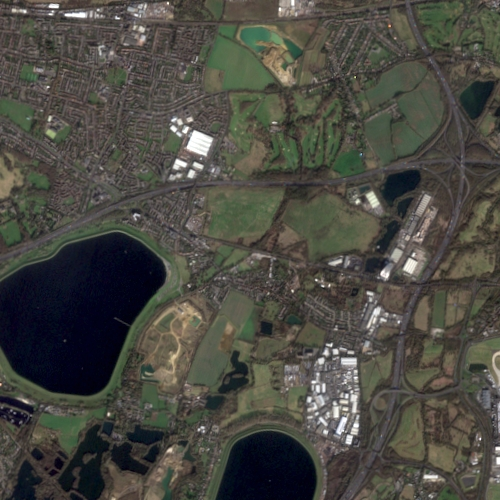
#> input picture src/module_name/images/map.jpg, 500 x 500 px
$ python t_sharpen.py
#> lines starting #> are read from the running program, lines starting #| are printed output that depends on the picture; after the words box and inside, x2 and y2 are one past the last pixel; in counts of white or black regions, pixels touching at a corner belong together
import cv2
import numpy as np


def lidar_pan_sharpen(lidar_path, rgb_path):
    # Load RGB and LiDAR images
#> called with lidar_path = 'images/image_converted.jpg', rgb_path = 'images/map.jpg'
    image_rgb = cv2.imread(rgb_path)
#> image_rgb is the input picture: shape (500, 500, 3); mean B, G, R 66.6, 73.8, 74.6
    image_lidar = cv2.imread(lidar_path, cv2.IMREAD_GRAYSCALE)  # LiDAR intensity or depth
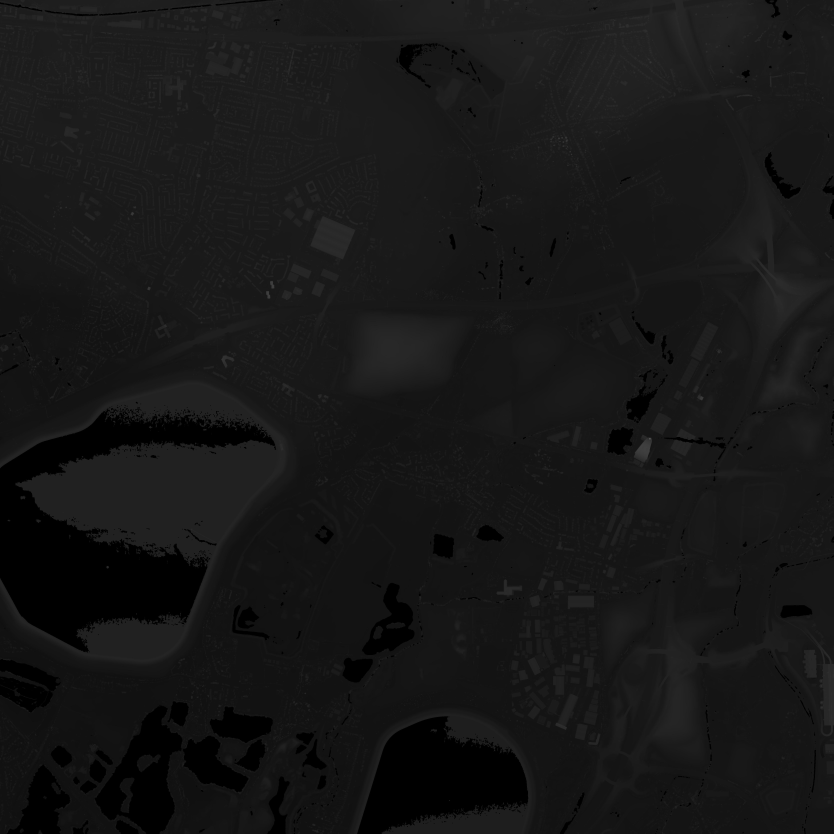
#> input picture src/module_name/images/image_converted.jpg, 5000 x 5000 px (shown at 1/6 size)
#> image_lidar is the input picture: shape (5000, 5000); min 0, max 98, mean 22.6

    image_rgb = cv2.resize(image_rgb, (image_lidar.shape[1], image_lidar.shape[0]), interpolation=cv2.INTER_LINEAR)
#> image_rgb: shape (5000, 5000, 3)

    # Convert RGB to YUV color space
    dark_source = image_rgb
    dark_source_yuv = cv2.cvtColor(dark_source, cv2.COLOR_BGR2YUV)
#> dark_source_yuv: shape (5000, 5000, 3); mean of channels 0, 1, 2 73.1, 124.9, 129.2
    dark_y = dark_source_yuv[:, :, 0]
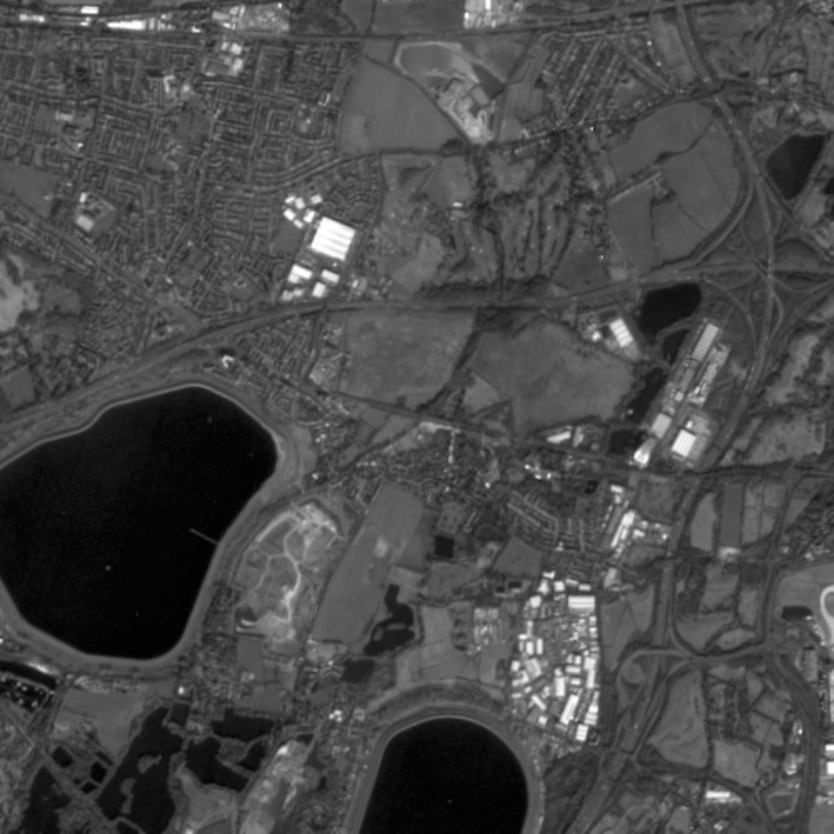
#> dark_y: shape (5000, 5000) (shown at 1/6 size); min 1, max 255, mean 73.1

    # Percentile thresholds for darkest and lightest pixels
    percentile_dark = 10
    percentile_light = 90  # Top 30% lightest pixels

    threshold_dark = np.percentile(dark_y, percentile_dark)
#> threshold_dark = 20
    threshold_light = np.percentile(dark_y, percentile_light)
#> threshold_light = 102

    # Create masks for dark and light pixels
    dark_mask = dark_y <= threshold_dark
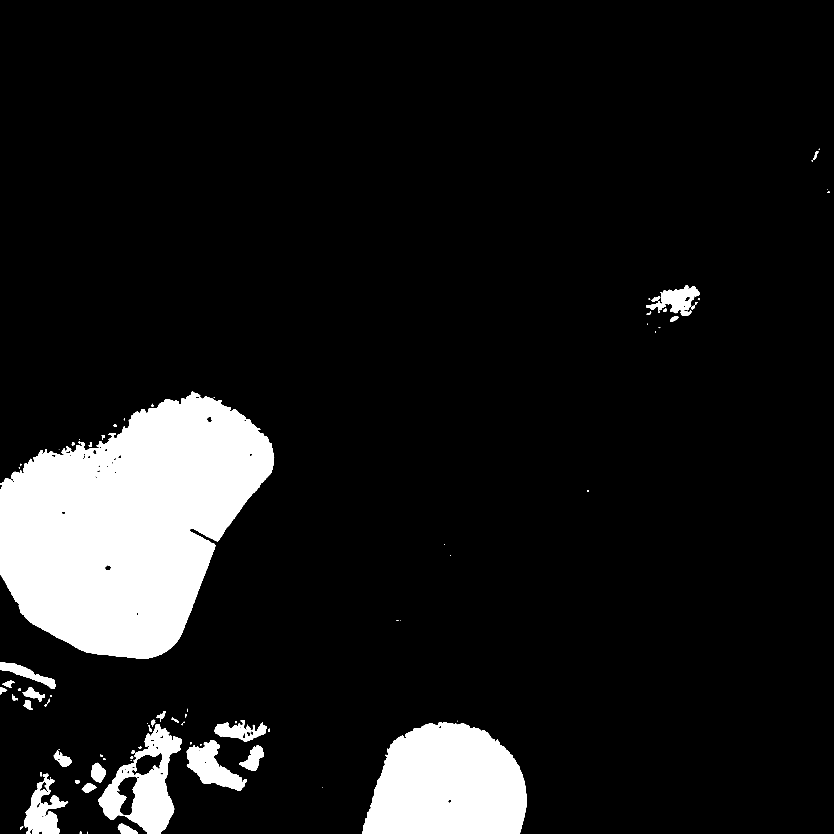
#> dark_mask: shape (5000, 5000) bool (shown at 1/6 size); 10.3% white; 101 white regions (25 under 20 px), largest, box (x1, y1, x2, y2) and area: (0, 2348, 1645, 3951) 1710349, (2172, 4334, 3159, 5000) 519979, (590, 4347, 1091, 5000) 134278
    light_mask = dark_y >= threshold_light
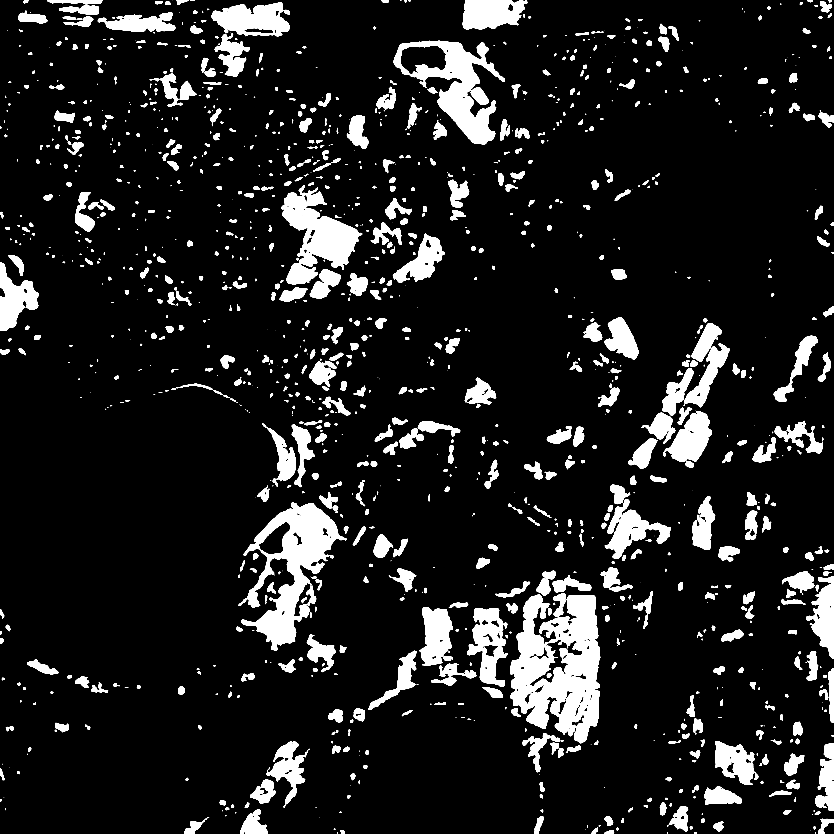
#> light_mask: shape (5000, 5000) bool (shown at 1/6 size); 10.6% white; 1420 white regions (272 under 20 px), largest, box (x1, y1, x2, y2) and area: (3060, 3568, 3601, 4460) 296073, (1449, 3012, 2080, 3904) 197005, (2362, 245, 3028, 869) 137988

    # Convert RGB to YUV color space for enhancement
    image_yuv = cv2.cvtColor(image_rgb, cv2.COLOR_BGR2YUV)

    # Extract Y (luminance) channel
    y_channel = image_yuv[:, :, 0].astype(np.float32)

    # Normalize LiDAR intensity to match Y channel range (0-255)
    lidar_normalized = cv2.normalize(image_lidar, None, 0, 255, cv2.NORM_MINMAX).astype(np.float32)
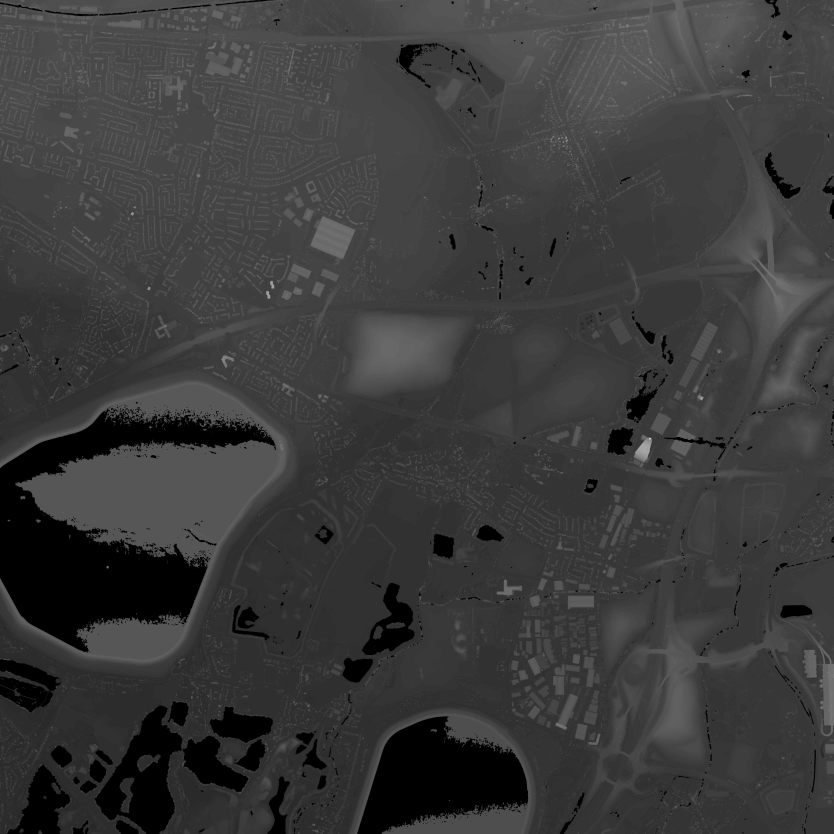
#> lidar_normalized: shape (5000, 5000) float32 (shown at 1/6 size); min 0, max 255, mean 58.8

    # Enhance the Y channel using LiDAR data (weighted blending)
    alpha = 0.6  # Control the influence of LiDAR data
    enhanced_y = cv2.addWeighted(y_channel, 1 - alpha, lidar_normalized, alpha, 0).astype(np.uint8)

    # Merge back enhanced Y channel with original UV channels
    image_yuv[:, :, 0] = enhanced_y
#> image_yuv: shape (5000, 5000, 3); mean of channels 0, 1, 2 64.1, 124.9, 129.2
    enhanced_rgb = cv2.cvtColor(image_yuv, cv2.COLOR_YUV2BGR)
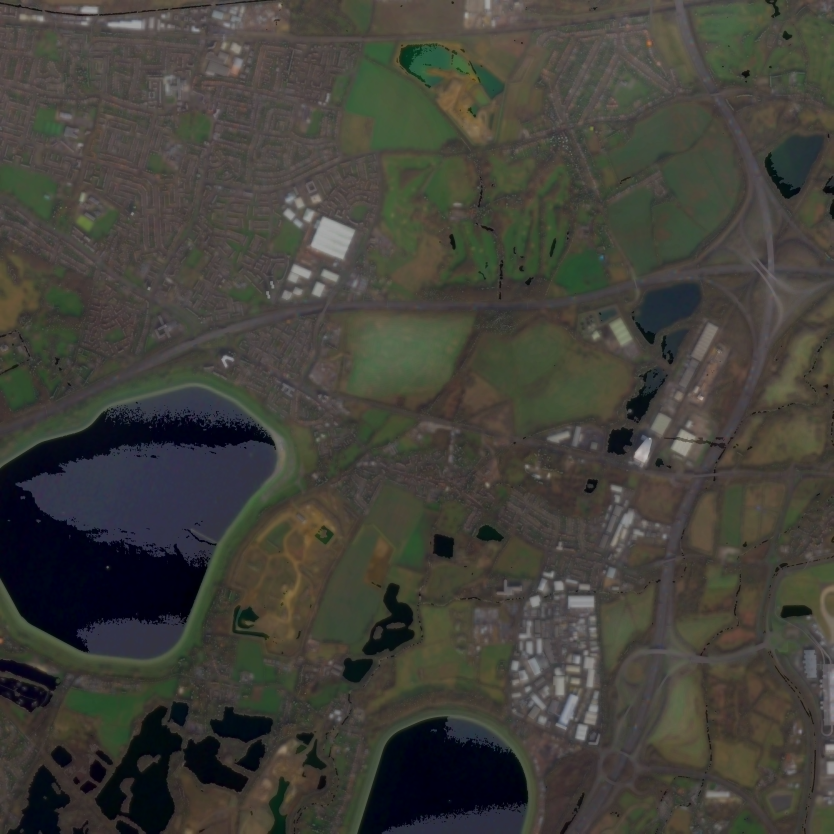
#> enhanced_rgb: shape (5000, 5000, 3) (shown at 1/6 size); mean B, G, R 57.9, 64.6, 65.7

    # Replace dark pixels in the enhanced image with corresponding pixels from the dark source
    enhanced_rgb_yuv = cv2.cvtColor(enhanced_rgb, cv2.COLOR_BGR2YUV)
#> enhanced_rgb_yuv: shape (5000, 5000, 3); mean of channels 0, 1, 2 64.2, 124.8, 129.3
    en_y = enhanced_rgb_yuv[:, :, 0]

    target_threshold_dark = 200  # Only replace pixels that are darker than this
    target_threshold_light = 55  # Only replace pixels that are lighter than this

    target_modified = en_y.copy()

    # Replace dark pixels (those below dark threshold)
    target_mask_dark = dark_mask & (en_y <= target_threshold_dark)
    target_modified[target_mask_dark] = dark_y[target_mask_dark]

    # Replace light pixels (those above light threshold)
    target_mask_light = light_mask & (en_y >= target_threshold_light)
#> target_mask_light: shape (5000, 5000) bool; 10.6% white; 1479 white regions (331 under 20 px), largest, box (x1, y1, x2, y2) and area: (3060, 3568, 3601, 4460) 296073, (1460, 3012, 2080, 3904) 191596, (2362, 245, 3028, 869) 130084
    target_modified[target_mask_light] = dark_y[target_mask_light]

    # Update the Y channel with the modified values
    image_yuv[:, :, 0] = target_modified
#> image_yuv: shape (5000, 5000, 3); mean of channels 0, 1, 2 66.7, 124.9, 129.2

    # Convert back to BGR
    target_modified = cv2.cvtColor(image_yuv, cv2.COLOR_YUV2BGR)
#> target_modified: shape (5000, 5000, 3)

    # Save and return the result
    cv2.imwrite('images/pan_sharpened_lidar.jpg', target_modified)
    return enhanced_rgb

def grab_block(image_path):
#> called with image_path = 'images/pan_sharpened_lidar.jpg'
    image = cv2.imread(image_path)

    first_block = image[0:450, 0:450]
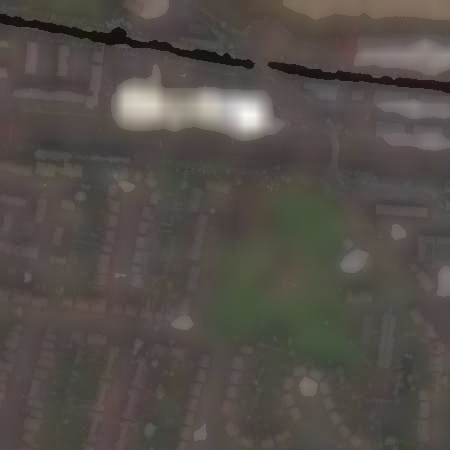
#> first_block: shape (450, 450, 3); mean B, G, R 73, 78.2, 84

    cv2.imwrite('images/block.jpg', first_block)


def show_image(image):
    window_width = 800
    window_height = 600
    height, width = image.shape[:2]
    scale_factor = min(window_width / width, window_height / height)
    new_width = int(width * scale_factor)
    new_height = int(height * scale_factor)
    resized_image = cv2.resize(image, (new_width, new_height))
    cv2.imshow('image', resized_image)
    cv2.waitKey(0)
    cv2.destroyAllWindows()

# Example usage
pan_sharpened = lidar_pan_sharpen('images/image_converted.jpg', 'images/map.jpg')
grab_block('images/pan_sharpened_lidar.jpg')
